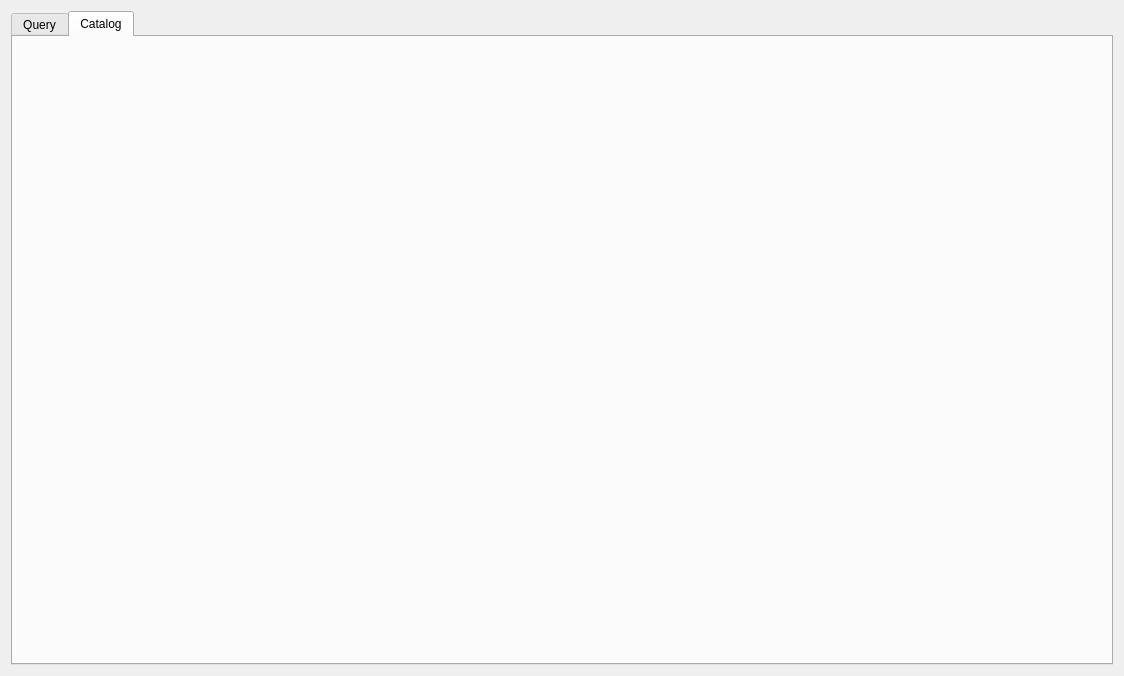
<?xml version="1.0" encoding="UTF-8"?>
<ui version="4.0">
 <class>IBMPairsConnector</class>
 <widget class="QDialog" name="IBMPairsConnector">
  <property name="geometry">
   <rect>
    <x>0</x>
    <y>0</y>
    <width>1124</width>
    <height>676</height>
   </rect>
  </property>
  <property name="windowTitle">
   <string>IBM Environmental Intelligence: Geospatial APIs</string>
  </property>
  <layout class="QVBoxLayout" name="verticalLayout">
   <item>
    <widget class="QTabWidget" name="tabWidget">
     <property name="currentIndex">
      <number>1</number>
     </property>
     <widget class="QWidget" name="tab">
      <attribute name="title">
       <string>Query</string>
      </attribute>
      <layout class="QVBoxLayout" name="verticalLayout_2">
       <item>
        <layout class="QHBoxLayout" name="horizontalLayout_4">
         <item>
          <widget class="QLabel" name="addressLabel">
           <property name="text">
            <string>Enter an IBM Environmental Intelligence: Geospatial APIs query:</string>
           </property>
          </widget>
         </item>
        </layout>
       </item>
       <item>
        <widget class="QPlainTextEdit" name="wkt"/>
       </item>
       <item>
        <layout class="QVBoxLayout" name="verticalLayout_2">
         <item>
          <widget class="QLabel" name="label_7">
           <property name="text">
            <string>Output folder:</string>
           </property>
          </widget>
         </item>
        </layout>
       </item>
       <item>
        <layout class="QHBoxLayout" name="horizontalLayout_2">
         <item>
          <widget class="QPushButton" name="clearButton">
           <property name="text">
            <string>Clear</string>
           </property>
          </widget>
         </item>
         <item>
          <spacer name="horizontalSpacer">
           <property name="orientation">
            <enum>Qt::Horizontal</enum>
           </property>
           <property name="sizeHint" stdset="0">
            <size>
             <width>40</width>
             <height>20</height>
            </size>
           </property>
          </spacer>
         </item>
         <item>
          <widget class="QDialogButtonBox" name="buttonBox">
           <property name="orientation">
            <enum>Qt::Horizontal</enum>
           </property>
           <property name="standardButtons">
            <set>QDialogButtonBox::Cancel|QDialogButtonBox::Ok</set>
           </property>
          </widget>
         </item>
        </layout>
       </item>
      </layout>
     </widget>
     <widget class="QWidget" name="tab_2">
      <attribute name="title">
       <string>Catalog</string>
      </attribute>
      <layout class="QVBoxLayout" name="verticalLayout_3">
       <item>
        <layout class="QHBoxLayout" name="horizontalLayout_5"/>
       </item>
      </layout>
     </widget>
    </widget>
   </item>
   <item>
    <layout class="QHBoxLayout" name="horizontalLayout"/>
   </item>
  </layout>
 </widget>
 <resources/>
 <connections>
  <connection>
   <sender>buttonBox</sender>
   <signal>rejected()</signal>
   <receiver>IBMPairsConnector</receiver>
   <slot>reject()</slot>
   <hints>
    <hint type="sourcelabel">
     <x>316</x>
     <y>260</y>
    </hint>
    <hint type="destinationlabel">
     <x>286</x>
     <y>274</y>
    </hint>
   </hints>
  </connection>
  <connection>
   <sender>buttonBox</sender>
   <signal>accepted()</signal>
   <receiver>IBMPairsConnector</receiver>
   <slot>accept()</slot>
   <hints>
    <hint type="sourcelabel">
     <x>248</x>
     <y>254</y>
    </hint>
    <hint type="destinationlabel">
     <x>157</x>
     <y>274</y>
    </hint>
   </hints>
  </connection>
 </connections>
</ui>
